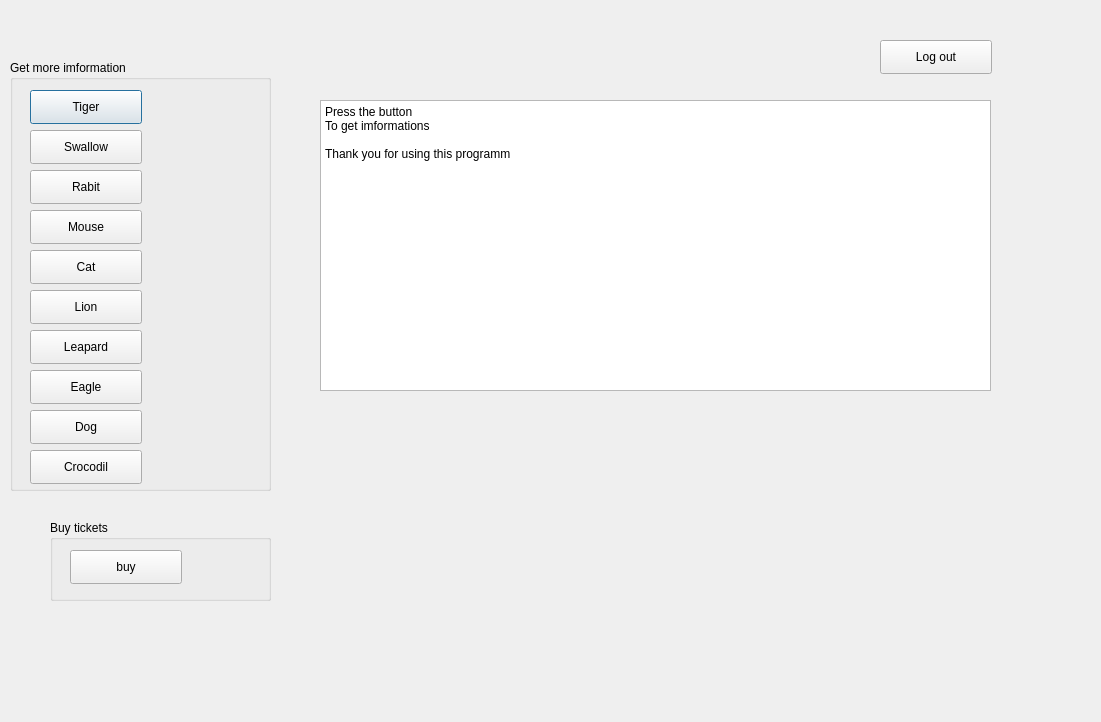
<?xml version="1.0" encoding="UTF-8"?>
<ui version="4.0">
 <class>Dialog</class>
 <widget class="QDialog" name="Dialog">
  <property name="geometry">
   <rect>
    <x>0</x>
    <y>0</y>
    <width>1101</width>
    <height>722</height>
   </rect>
  </property>
  <property name="windowTitle">
   <string>Dialog</string>
  </property>
  <widget class="QGroupBox" name="groupBox">
   <property name="geometry">
    <rect>
     <x>10</x>
     <y>60</y>
     <width>261</width>
     <height>431</height>
    </rect>
   </property>
   <property name="title">
    <string>Get more imformation</string>
   </property>
   <widget class="QPushButton" name="pushButton_Tiger">
    <property name="geometry">
     <rect>
      <x>20</x>
      <y>30</y>
      <width>112</width>
      <height>34</height>
     </rect>
    </property>
    <property name="text">
     <string>Tiger</string>
    </property>
   </widget>
   <widget class="QPushButton" name="pushButton_swallow">
    <property name="geometry">
     <rect>
      <x>20</x>
      <y>70</y>
      <width>112</width>
      <height>34</height>
     </rect>
    </property>
    <property name="text">
     <string>Swallow</string>
    </property>
   </widget>
   <widget class="QPushButton" name="pushButton_Rabit">
    <property name="geometry">
     <rect>
      <x>20</x>
      <y>110</y>
      <width>112</width>
      <height>34</height>
     </rect>
    </property>
    <property name="text">
     <string>Rabit</string>
    </property>
   </widget>
   <widget class="QPushButton" name="pushButton_mouse">
    <property name="geometry">
     <rect>
      <x>20</x>
      <y>150</y>
      <width>112</width>
      <height>34</height>
     </rect>
    </property>
    <property name="text">
     <string>Mouse</string>
    </property>
   </widget>
   <widget class="QPushButton" name="pushButton_cat">
    <property name="geometry">
     <rect>
      <x>20</x>
      <y>190</y>
      <width>112</width>
      <height>34</height>
     </rect>
    </property>
    <property name="text">
     <string>Cat</string>
    </property>
   </widget>
   <widget class="QPushButton" name="pushButton_Lion">
    <property name="geometry">
     <rect>
      <x>20</x>
      <y>230</y>
      <width>112</width>
      <height>34</height>
     </rect>
    </property>
    <property name="text">
     <string>Lion</string>
    </property>
   </widget>
   <widget class="QPushButton" name="pushButton_Leopard">
    <property name="geometry">
     <rect>
      <x>20</x>
      <y>270</y>
      <width>112</width>
      <height>34</height>
     </rect>
    </property>
    <property name="text">
     <string>Leapard</string>
    </property>
   </widget>
   <widget class="QPushButton" name="pushButton_Eagle">
    <property name="geometry">
     <rect>
      <x>20</x>
      <y>310</y>
      <width>112</width>
      <height>34</height>
     </rect>
    </property>
    <property name="text">
     <string>Eagle</string>
    </property>
   </widget>
   <widget class="QPushButton" name="pushButton_dog">
    <property name="geometry">
     <rect>
      <x>20</x>
      <y>350</y>
      <width>112</width>
      <height>34</height>
     </rect>
    </property>
    <property name="text">
     <string>Dog</string>
    </property>
   </widget>
   <widget class="QPushButton" name="pushButton_crocodil">
    <property name="geometry">
     <rect>
      <x>20</x>
      <y>390</y>
      <width>112</width>
      <height>34</height>
     </rect>
    </property>
    <property name="text">
     <string>Crocodil</string>
    </property>
   </widget>
  </widget>
  <widget class="QLabel" name="label_hello">
   <property name="geometry">
    <rect>
     <x>20</x>
     <y>10</y>
     <width>391</width>
     <height>31</height>
    </rect>
   </property>
   <property name="focusPolicy">
    <enum>Qt::NoFocus</enum>
   </property>
   <property name="frameShape">
    <enum>QFrame::NoFrame</enum>
   </property>
   <property name="frameShadow">
    <enum>QFrame::Sunken</enum>
   </property>
   <property name="text">
    <string/>
   </property>
   <property name="textFormat">
    <enum>Qt::RichText</enum>
   </property>
  </widget>
  <widget class="QPlainTextEdit" name="plainTextEdit">
   <property name="geometry">
    <rect>
     <x>320</x>
     <y>100</y>
     <width>671</width>
     <height>291</height>
    </rect>
   </property>
   <property name="tabChangesFocus">
    <bool>false</bool>
   </property>
   <property name="plainText">
    <string>Press the button 
To get imformations

Thank you for using this programm</string>
   </property>
  </widget>
  <widget class="QGroupBox" name="groupBox_buy">
   <property name="geometry">
    <rect>
     <x>50</x>
     <y>520</y>
     <width>221</width>
     <height>81</height>
    </rect>
   </property>
   <property name="title">
    <string>Buy tickets</string>
   </property>
   <widget class="QPushButton" name="pushButton_buy">
    <property name="geometry">
     <rect>
      <x>20</x>
      <y>30</y>
      <width>112</width>
      <height>34</height>
     </rect>
    </property>
    <property name="text">
     <string>buy</string>
    </property>
   </widget>
  </widget>
  <widget class="QPushButton" name="pushButton_logout">
   <property name="geometry">
    <rect>
     <x>880</x>
     <y>40</y>
     <width>112</width>
     <height>34</height>
    </rect>
   </property>
   <property name="text">
    <string>Log out</string>
   </property>
  </widget>
 </widget>
 <resources/>
 <connections/>
</ui>
